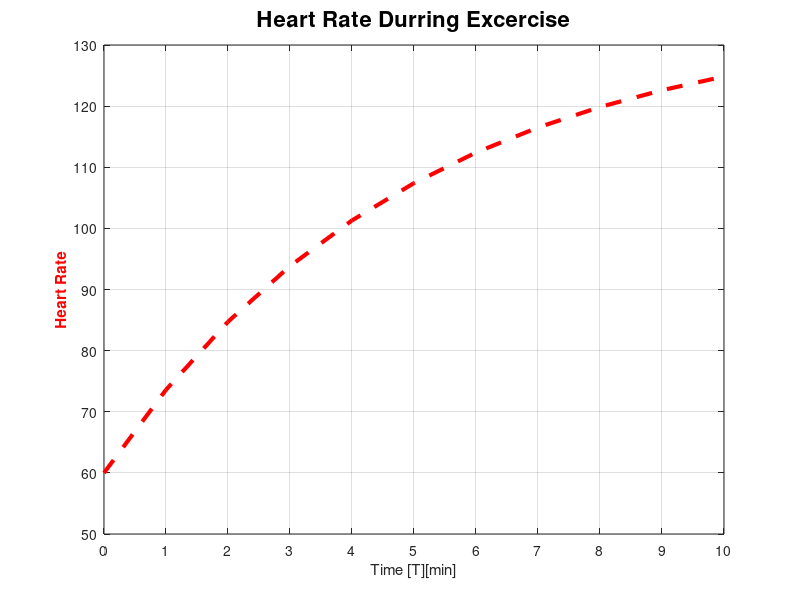

This figure's MATLAB source:
clear; clc; close all;
f = .2;
t = [0:1:10];
e = exp(1);
hr = 135 - 75 *e.^(-f * t);

plot(t ,hr , '--r', 'LineWidth' , 3)
grid on;
axis ([0 10 50 130]);
title('Heart Rate Durring Excercise', 'FontSize', 16)

set(gca, 'XTick' , 0:1:10 , 'YTick' , 50:10:130 , 'Color','w')
xlabel('Time [T][min]')
ylabel('Heart Rate', 'Color', 'r', 'FontWeight' , 'bold')